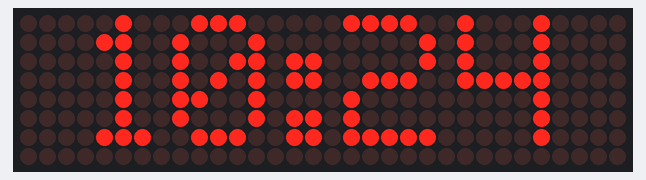
This sketch was run on a simulated ESP32. Shown: 32×8 LED matrix. WiFi joins after 1.5 s; servers stay silent unless stated; the local clock reads 2024-03-15 10:24:30 at power-on unless the sketch sets it; what the sketch prints to the serial monitor is not drawn.

Above: at 1.6 s.
At 30.1 s:
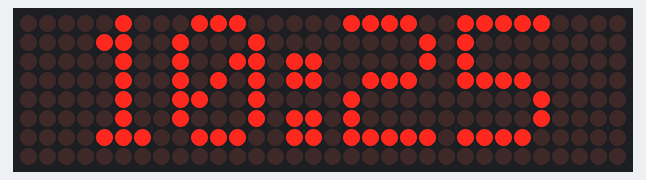

The sketch:

esp32_clock_01.ino
```cpp
/*

*/
#include <MD_Parola.h>
#include <MD_MAX72xx.h>
#include <SPI.h>

#include <WiFi.h>
#include "time.h"

// Defining size, and output pins
// GPIO18	CLK
// GPIO5	CS
// GPIO23	DIN
#define HARDWARE_TYPE MD_MAX72XX::FC16_HW
#define MAX_DEVICES 4
#define CS_PIN      5

#define TIMEOUT_MS  10000

MD_Parola Display = MD_Parola(HARDWARE_TYPE, CS_PIN, MAX_DEVICES);

const char* ssid     = "ShuBot11";
const char* password = "mochubabu99";

const char* ntpServer = "pool.ntp.org";
const long  gmtOffset_sec = 19800;
const int   daylightOffset_sec = 0;
unsigned long startTime = 0;

void setup(){
  Display.begin();
  Display.setIntensity(1);
  Display.displayClear();

  Serial.begin(115200);
  // Connect to Wi-Fi
  Serial.print("Connecting to ");
  Serial.println(ssid);
  WiFi.begin(ssid, password);
  while (WiFi.status() != WL_CONNECTED) {
    delay(500);
    Serial.print(".");
  }
  Serial.println("");
  Serial.println("WiFi connected.");

  // Init and get the time
  configTime(gmtOffset_sec, daylightOffset_sec, ntpServer);
  printLocalTime();

  startTime = millis();
  //disconnect WiFi as it's no longer needed
  // WiFi.disconnect(true);
  // WiFi.mode(WIFI_OFF);
}

void loop(){
  unsigned long currentTime = millis();
  if ((currentTime - startTime) >= (TIMEOUT_MS))
  {
    if(WiFi.isConnected())
    {
      printLocalTime();
      delay(10);
    }
    else
    {
      ESP.restart();
    }
  }
}

void printLocalTime(){
  struct tm timeinfo;
  if(!getLocalTime(&timeinfo)){
    Serial.println("Failed to obtain time");
    return;
  }
  Serial.println(&timeinfo, "%A, %B %d %Y %H:%M:%S");
  // Serial.print("Day of week: ");
  // Serial.println(&timeinfo, "%A");
  // Serial.print("Month: ");
  // Serial.println(&timeinfo, "%B");
  // Serial.print("Day of Month: ");
  // Serial.println(&timeinfo, "%d");
  // Serial.print("Year: ");
  // Serial.println(&timeinfo, "%Y");
  // Serial.print("Hour: ");
  // Serial.println(&timeinfo, "%H");
  // Serial.print("Hour (12 hour format): ");
  // Serial.println(&timeinfo, "%I");
  // Serial.print("Minute: ");
  // Serial.println(&timeinfo, "%M");
  // Serial.print("Second: ");
  // Serial.println(&timeinfo, "%S");

  // Serial.println("Time variables");
  // char timeHour[3];
  // strftime(timeHour,3, "%H", &timeinfo);
  // Serial.println(timeHour);
  // char timeWeekDay[10];
  // strftime(timeWeekDay,10, "%A", &timeinfo);
  // Serial.println(timeWeekDay);
  // Serial.println(timeinfo.tm_hour, "%H\n");
  Display.setTextAlignment(PA_CENTER);
  Display.print(&timeinfo, "%H:%M");

  Serial.println();
}
```

Measured:
- what the display in image 0 shows lasts 28.5 s, from 1.5 s to 30.0 s
- what the display in image 1 shows lasts 60.0 s, from 30.0 s to 90.0 s
